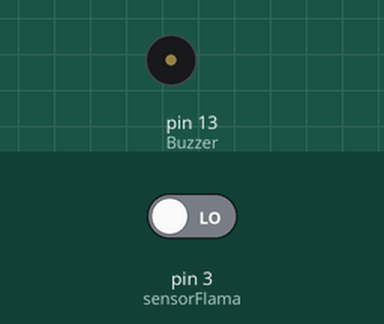
A sketch run on a simulated Arduino Uno, built with avr-gcc and run on an emulated ATmega328P. On the bench: buzzer (waves = sounding, pin HIGH). The inputs (shaded band) are chosen by the test bench; at power-on: pin 3 (sensorFlama) LOW.

Above: at 1.2 s.
1.3 s: pin 3 (sensorFlama) driven HIGH
At 2.0 s:
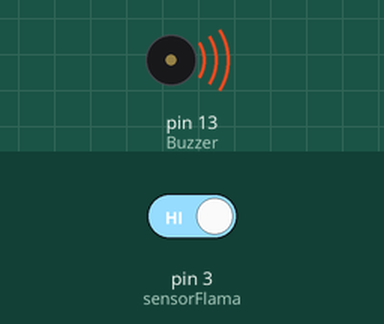
2.8 s: pin 3 (sensorFlama) driven LOW
At 3.1 s:
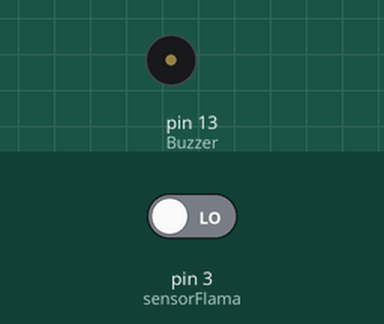
Timing chart, 0 to 5.8 s (numbered marks = the images above; inputs shaded):
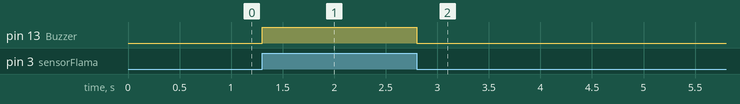

Measured:
- after the input at 1.3 s, pin 13 (Buzzer): LOW → HIGH at once
- after the input at 2.8 s, pin 13 (Buzzer): HIGH → LOW at once

The sketch:

Sensor_Flama.ino
```cpp
int Buzzer=13;
int sensorFlama=3;
int Flama;

void  setup(){
  pinMode(Buzzer,OUTPUT);
  pinMode(sensorFlama,INPUT);
}

void  loop(){
  Flama=digitalRead(sensorFlama);
  if(Flama==HIGH){
    digitalWrite(Buzzer,HIGH);
  }
  else{
    digitalWrite(Buzzer,LOW);
  }
}
```
